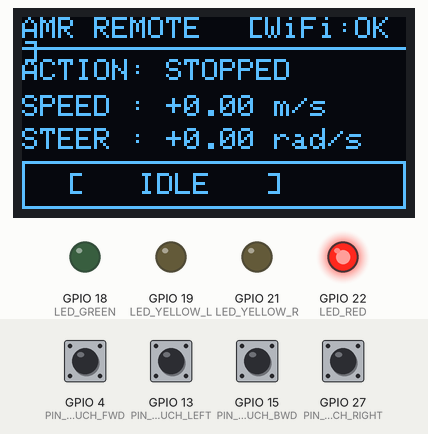
Simulated run of this sketch. Board: ESP32. Shown: 128×64 one-colour display, output pins drawn as LEDs (lit = HIGH). The inputs (shaded band) are chosen by the test bench; at power-on: GPIO 4 (PIN_TOUCH_FWD), GPIO 13 (PIN_TOUCH_LEFT), GPIO 15 (PIN_TOUCH_BWD), GPIO 27 (PIN_TOUCH_RIGHT) HIGH. WiFi joins after 1.5 s; servers stay silent unless stated; what the sketch prints to the serial monitor is not drawn.

Above: at 2.4 s.

The sketch:

esp32_wifi_touch_oled_remote.ino
```cpp
/*
 * Wireless ESP32 Handheld Remote with Rock-Solid Directional Touch Logic & OLED Dashboard
 *
 * Fix: Baseline is strictly prevented from adapting downwards while touched,
 * ensuring continuous hold works across all 4 channels (Forward, Backward, Left, Right).
 */

#include <WiFi.h>
#include <WiFiUdp.h>
#include <Wire.h>
#include <Adafruit_GFX.h>
#include <Adafruit_SSD1306.h>

// 2.4 GHz WiFi Configuration
const char* ssid     = "Brajesh_2.4GHz";
const char* password = "Ash@0812#@";

// Laptop IP running ROS 2 (UDP Target)
const char* laptop_ip = "192.168.29.131";
const int   udp_port  = 8888;

WiFiUDP udp;

#define SCREEN_WIDTH 128
#define SCREEN_HEIGHT 64
Adafruit_SSD1306 display(SCREEN_WIDTH, SCREEN_HEIGHT, &Wire, -1);

// OLED Custom I2C Pins
const int PIN_OLED_SDA = 32;
const int PIN_OLED_SCL = 33;

// Touch Pins
const int PIN_TOUCH_FWD   = 4;   // Touch 0
const int PIN_TOUCH_BWD   = 15;  // Touch 3
const int PIN_TOUCH_LEFT  = 13;  // Touch 4
const int PIN_TOUCH_RIGHT = 27;  // Touch 7

// LED Pins
const int LED_GREEN    = 18;
const int LED_YELLOW_L = 19;
const int LED_YELLOW_R = 21;
const int LED_RED      = 22;

// Untouched Reference Baselines
int baseFwd = 700, baseBwd = 700, baseLeft = 700, baseRight = 700;

unsigned long lastSendTime = 0;
const unsigned long SEND_INTERVAL_MS = 50; // 20 Hz
bool oledAvailable = false;

void updateLEDs(float linear_x, float angular_z) {
  bool moving_fwd = (linear_x > 0.05);
  bool moving_bwd = (linear_x < -0.05);
  bool turning_left = (angular_z > 0.1);
  bool turning_right = (angular_z < -0.1);
  bool stopped = (!moving_fwd && !moving_bwd && !turning_left && !turning_right);

  digitalWrite(LED_GREEN, moving_fwd ? HIGH : LOW);
  digitalWrite(LED_RED, (stopped || moving_bwd) ? HIGH : LOW);
  digitalWrite(LED_YELLOW_L, turning_left ? HIGH : LOW);
  digitalWrite(LED_YELLOW_R, turning_right ? HIGH : LOW);
}

void updateOLED(float linear_x, float angular_z, const char* state_text, bool wifi_connected, int vF, int vB, int vL, int vR) {
  if (!oledAvailable) return;
  display.clearDisplay();

  // Header
  display.setTextSize(1);
  display.setTextColor(SSD1306_WHITE);
  display.setCursor(0, 0);
  display.print("AMR REMOTE");
  display.setCursor(75, 0);
  display.print(wifi_connected ? "[WiFi:OK]" : "[WiFi:--]");
  display.drawLine(0, 10, 127, 10, SSD1306_WHITE);

  // State Text
  display.setCursor(0, 14);
  display.print("ACTION: ");
  display.print(state_text);

  // Velocity
  display.setCursor(0, 26);
  display.print("SPEED : ");
  display.print(linear_x >= 0 ? "+" : "");
  display.print(linear_x, 2);
  display.print(" m/s");

  display.setCursor(0, 37);
  display.print("STEER : ");
  display.print(angular_z >= 0 ? "+" : "");
  display.print(angular_z, 2);
  display.print(" rad/s");

  // Bottom action bar
  display.drawRect(0, 48, 128, 16, SSD1306_WHITE);
  display.setCursor(15, 52);
  if (linear_x > 0 && angular_z > 0)       display.print("^ FWD + LEFT ^");
  else if (linear_x > 0 && angular_z < 0)  display.print("^ FWD + RIGHT ^");
  else if (linear_x < 0 && angular_z > 0)  display.print("v REV + LEFT v");
  else if (linear_x < 0 && angular_z < 0)  display.print("v REV + RIGHT v");
  else if (linear_x > 0)                   display.print("^^ FORWARD ^^");
  else if (linear_x < 0)                   display.print("vv REVERSE vv");
  else if (angular_z > 0)                  display.print("<<< SPIN LEFT");
  else if (angular_z < 0)                  display.print("SPIN RIGHT >>>");
  else                                     display.print("[   IDLE   ]");

  display.display();
}

void calibrateBaselines() {
  long sumF = 0, sumB = 0, sumL = 0, sumR = 0;
  int samples = 25;
  for (int i = 0; i < samples; i++) {
    sumF += touchRead(PIN_TOUCH_FWD);
    sumB += touchRead(PIN_TOUCH_BWD);
    sumL += touchRead(PIN_TOUCH_LEFT);
    sumR += touchRead(PIN_TOUCH_RIGHT);
    delay(20);
  }
  baseFwd   = max(sumF / samples, 500L);
  baseBwd   = max(sumB / samples, 500L);
  baseLeft  = max(sumL / samples, 500L);
  baseRight = max(sumR / samples, 500L);
}

void setup() {
  Serial.begin(115200);

  pinMode(LED_GREEN, OUTPUT);
  pinMode(LED_YELLOW_L, OUTPUT);
  pinMode(LED_YELLOW_R, OUTPUT);
  pinMode(LED_RED, OUTPUT);
  digitalWrite(LED_RED, HIGH);

  // OLED Init
  Wire.begin(PIN_OLED_SDA, PIN_OLED_SCL);
  if (display.begin(SSD1306_SWITCHCAPVCC, 0x3C)) {
    oledAvailable = true;
    display.clearDisplay();
    display.setTextColor(SSD1306_WHITE);
    display.setTextSize(1);
    display.setCursor(10, 20);
    display.println("CALIBRATING...");
    display.display();
  }

  // Sample pristine untouched baselines
  calibrateBaselines();

  if (oledAvailable) {
    display.clearDisplay();
    display.setCursor(10, 20);
    display.println("CONNECTING WIFI...");
    display.display();
  }

  // Connect to 2.4 GHz Wi-Fi
  WiFi.mode(WIFI_STA);
  WiFi.begin(ssid, password);
  Serial.print("Connecting to 2.4 GHz WiFi 'Brajesh_2.4GHz'");

  int attempts = 0;
  while (WiFi.status() != WL_CONNECTED && attempts < 25) {
    delay(350);
    Serial.print(".");
    attempts++;
  }

  if (WiFi.status() == WL_CONNECTED) {
    Serial.println("\nWiFi Connected! Remote IP: ");
    Serial.println(WiFi.localIP());
  } else {
    Serial.println("\nWiFi Offline / Continuing local.");
  }
}

void loop() {
  if (millis() - lastSendTime >= SEND_INTERVAL_MS) {
    lastSendTime = millis();

    int valFwd   = touchRead(PIN_TOUCH_FWD);
    int valBwd   = touchRead(PIN_TOUCH_BWD);
    int valLeft  = touchRead(PIN_TOUCH_LEFT);
    int valRight = touchRead(PIN_TOUCH_RIGHT);

    // Dynamic thresholds: Trigger if reading drops below 75% of untouched baseline OR below absolute 450
    bool touchedFwd   = (valFwd   < (int)(baseFwd   * 0.78)) || (valFwd   < 420);
    bool touchedBwd   = (valBwd   < (int)(baseBwd   * 0.78)) || (valBwd   < 420);
    bool touchedLeft  = (valLeft  < (int)(baseLeft  * 0.78)) || (valLeft  < 420);
    bool touchedRight = (valRight < (int)(baseRight * 0.78)) || (valRight < 420);

    // Only allow baselines to slowly track UPWARDS (never downwards while touching!)
    if (valFwd   > baseFwd)   baseFwd   = (int)((baseFwd   * 0.95) + (valFwd   * 0.05));
    if (valBwd   > baseBwd)   baseBwd   = (int)((baseBwd   * 0.95) + (valBwd   * 0.05));
    if (valLeft  > baseLeft)  baseLeft  = (int)((baseLeft  * 0.95) + (valLeft  * 0.05));
    if (valRight > baseRight) baseRight = (int)((baseRight * 0.95) + (valRight * 0.05));

    float linear_x = 0.0;
    float angular_z = 0.0;

    const char* state_text = "STOPPED";

    // Forward / Reverse
    if (touchedFwd && !touchedBwd) {
      linear_x = 0.5;
      state_text = "FORWARD";
    } else if (touchedBwd && !touchedFwd) {
      linear_x = -0.5;
      state_text = "REVERSE";
    }

    // Steering (Left / Right) + Combined Diagonal Touch
    if (touchedLeft && !touchedRight) {
      angular_z = 1.0;
      if (touchedFwd)       state_text = "FWD + LEFT";
      else if (touchedBwd)  state_text = "REV + LEFT";
      else                  state_text = "SPIN LEFT";
    } else if (touchedRight && !touchedLeft) {
      angular_z = -1.0;
      if (touchedFwd)       state_text = "FWD + RIGHT";
      else if (touchedBwd)  state_text = "REV + RIGHT";
      else                  state_text = "SPIN RIGHT";
    }

    // 1. Send UDP packet over Wi-Fi
    if (WiFi.status() == WL_CONNECTED) {
      char msg[64];
      snprintf(msg, sizeof(msg), "CMD,%.2f,%.2f", linear_x, angular_z);
      udp.beginPacket(laptop_ip, udp_port);
      udp.write((const uint8_t*)msg, strlen(msg));
      udp.endPacket();
    }

    // 2. Debug print
    Serial.printf("RAW[F:%d B:%d L:%d R:%d] -> CMD,%.2f,%.2f\n", valFwd, valBwd, valLeft, valRight, linear_x, angular_z);

    // 3. Update LEDs and OLED
    updateLEDs(linear_x, angular_z);
    updateOLED(linear_x, angular_z, state_text, WiFi.status() == WL_CONNECTED, valFwd, valBwd, valLeft, valRight);
  }
}
```
